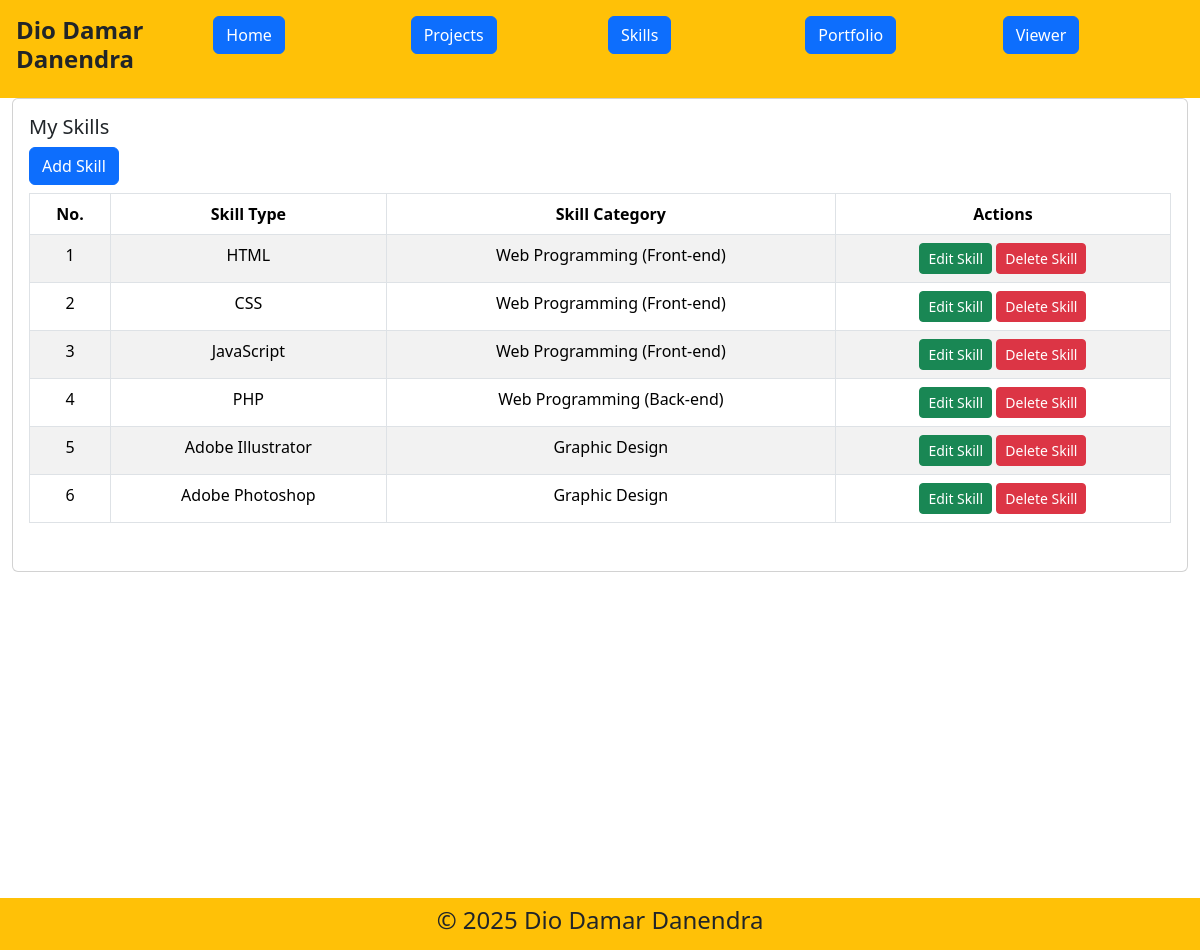
The app's page /admin/skill_list.php, older data.
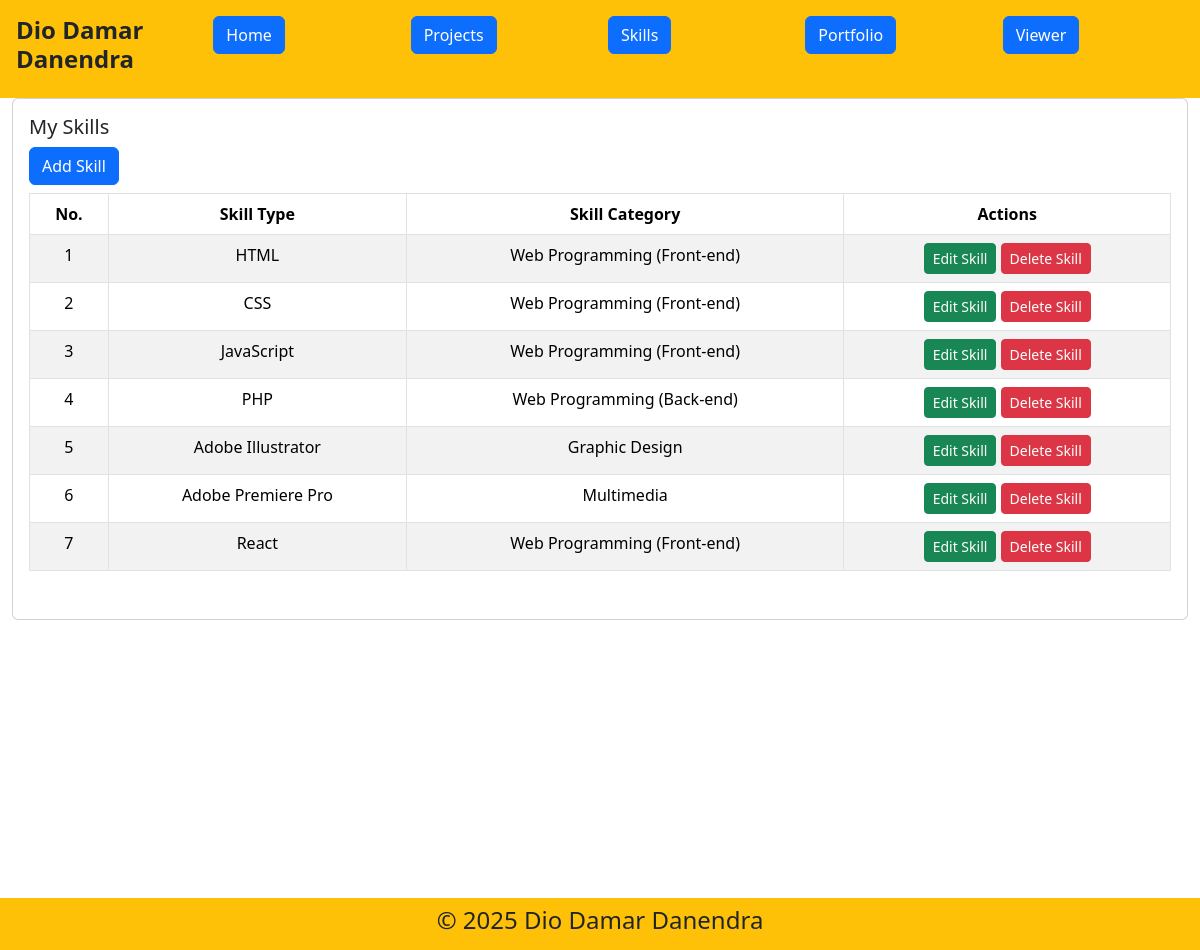
The same page, newer data.
### tables this page shows
CREATE TABLE `skills` (
  `id` int(11) NOT NULL,
  `skill_type` varchar(255) DEFAULT NULL,
  `category_id` int(11) DEFAULT NULL
);

CREATE TABLE `categories` (
  `id` int(11) NOT NULL,
  `category_name` varchar(255) DEFAULT NULL
);

### admin/skill_list.php (the view, shortened to what this page needs)
<?php
   require_once "../connection.php";
   $querySkill = mysqli_query($conn, "SELECT skills.*, categories.category_name FROM skills LEFT JOIN categories ON skills.category_id = categories.id;");
   $rowSkill = mysqli_fetch_all($querySkill, MYSQLI_ASSOC);
?>
<!DOCTYPE html>
<html lang="en">
<head>
    <link href="https://cdn.jsdelivr.net/npm/bootstrap@5.3.3/dist/css/bootstrap.min.css" rel="stylesheet">
</head>
<body>
    <?php include "inc/header.php"; ?>
    <main>
        <div class="container-fluid fixed-center">
        <di class="row d-flex flex-wrap justify-content-center align-self-sm-center vh-100">
    <div class="col-lg-12">
        <div class="card">
            <div class="card-body">
                <div class="card-title">
                    <h5>My Skills</h5>
                    <div class="table table-responsive">
                        <a href="add_edit_skill.php" class="btn btn-primary mb-2">Add Skill</a>
                        <table class="table table-striped table-bordered text-center" id="myTable">
                        <thead>
                            <tr>
                                <th>No. </th>
                                <th>Skill Type</th>
                                <th>Skill Category</th>
                                <th>Actions</th>
                            </tr>
                        </thead>
                        <tbody>
                            <?php $no = 1;
                                foreach ($rowSkill as $skill) { ?>
                            <tr>
                                <td><?php echo $no++; ?></td>
                                <td><?php echo $skill['skill_type']; ?></td>
                                <td><?php echo $skill['category_name']; ?></td>
                                <td>
                                    <a href="add_edit_skill.php?idEdit=<?php echo $skill['id']?>" class="btn btn-success btn-sm">Edit Skill</a>
                                    <a href="skill_list.php?idDelete=<?php echo $skill['id']?>" name="delete" class="btn btn-danger btn-sm" onclick="return confirm('Are you sure want to delete this data?')">Delete Skill</a>
                                </td>
                            </tr>
                        <?php } ?>
                        </tbody>
                        </table>
                    </div>
                </div>
            </div>
        </div>
    </div>
    </div>
    </main>
    <?php include "inc/footer.php"; ?>
</body>
</html>

Row changes from the older to the newer data that the page shows:
removed skills: skill_type "Adobe Photoshop", category.category_name "Graphic Design"
added skills: skill_type "Adobe Premiere Pro", category.category_name "Multimedia"
added skills: skill_type "React", category.category_name "Web Programming (Front-end)"
